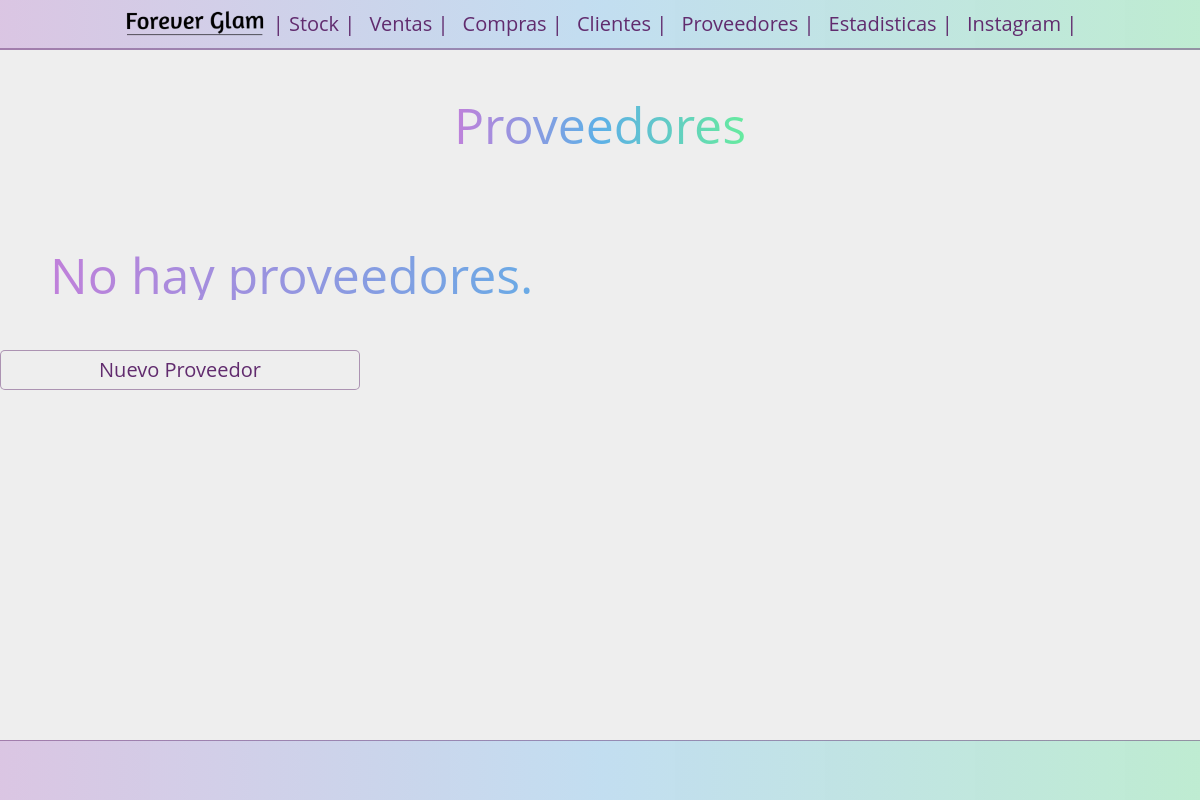
The app's page /supplier/, older data.
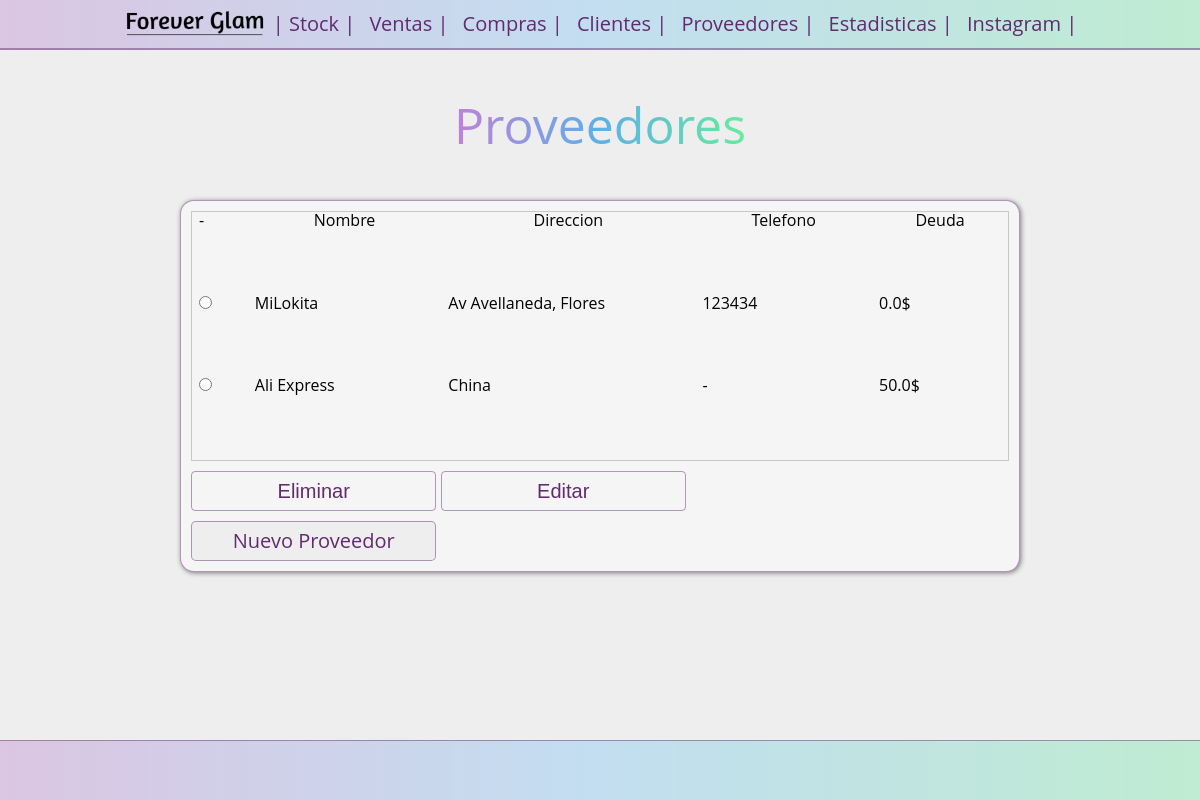
The same page, newer data.
### supplier/models.py (models this page shows, shortened)
class Supplier(models.Model):
    name = models.CharField(max_length=100)
    tlf = models.CharField(max_length=15, default='')
    debt = models.FloatField(default=0)
    address = models.CharField(max_length=100)

### supplier/views.py (the view)
# urls.py: path("",  views.index, name= "index"),
def index(request):
    supplier_list = Supplier.objects.all()
    return render(request, "supplier/index.html",{
        'supplier_list' : supplier_list
    })

### supplier/templates/supplier/index.html (shortened to what this page needs)
{% load static %}
<!DOCTYPE html>
<html lang="es">
<head>
    <link rel="stylesheet" href="{% static 'stock/reset.css' %}">
    <link rel="stylesheet" href="{% static 'stock/style_g.css' %}">
</head>
<body>
        <header>
            <nav>
                <figure>
                    <a href="{% url 'stock:index'%}"><img src="{% static 'stock/images/logo_negro.png'  %}" alt=" logo"class="image"></a>
                </figure>
                <ul class="main-nav">
                    <li><a href="{% url 'stock:index'%}">| Stock</a></li>
                    <li><a href="{% url 'sells:index'%}">Ventas</a></li>
                    <li><a href="#">Compras</a></li>
                    <li><a href="{% url 'clients:index'%}">Clientes</a></li>
                    <li><a href="{% url 'supplier:index'%}">Proveedores</a></li>
                    <li><a href="#">Estadisticas</a></li>
                    <li><a href="https://www.instagram.com/foreverglam.ya/?hl=es">Instagram</a></li>
                </ul>
            </nav>
            <h1 class="titulo">Proveedores</h1>
        </header>
    {% if supplier_list %}
        <main>
        <form action="{% url 'supplier:update_or_delete'%}" method="post" class="main-form">
            <div class="table-container">
                <table class="main-table">
                    <tr>
                    <td >-</td>
                    <th id="nombre"><strong>Nombre </strong></th>
                    <th ><strong> Direccion </strong></th>
                    <th ><strong> Telefono </strong></th>
                    <th ><strong> Deuda </strong></th>
                    </tr>
                    {% for choice in supplier_list  %}
                            <tr class="main-table__row">
                            <td><input
                                type="radio"
                                name="choice"
                                id="choice{{ forloop.counter }}"
                                value="{{choice.id}}"></td>
                            <label for="choice{{ forloop.counter }}">
                                <td>{{choice.name}}</td>
                                <td>{{choice.address}}</td>
                                <td>{{choice.tlf}}</td>
                                <td>{{choice.debt}}$</td>
                                </tr>
                    {% endfor %}
                </table>
            </div>
            <input type="submit" name="action" value="Eliminar">
            <input type="submit" name="action" value="Editar">
            <a href="{% url 'supplier:new'%}" class="button_grillo" >Nuevo Proveedor</a>
        </form>
        </main>
    {% else %}
        <p class="titulo">No hay proveedores.</p>
        <a href="{% url 'supplier:new'%}" class="button_grillo" >Nuevo Proveedor</a>
    {% endif %}
    <footer>
    </footer>
</body>

Row changes from the older to the newer data that the page shows:
added Supplier: name "MiLokita", address "Av Avellaneda, Flores", tlf "123434", debt "0.0"
added Supplier: name "Ali Express", address "China", tlf "-", debt "50.0"
Text that changed along with them:
form field action: (not shown) → "Eliminar"
form field action: (not shown) → "Editar"
text no longer shown: "No hay proveedores."
text now shown: "- Nombre Direccion Telefono Deuda"
